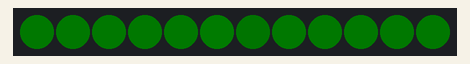
Bench run of a sketch on a simulated ESP8266 (NodeMCU). Parts: 12 RGB LEDs in strip order, left to right. Dim RGB values are drawn brighter than linear; random numbers use the default seed unless the sketch sets one.

Above: at 0.45 s.
At 5.5 s:
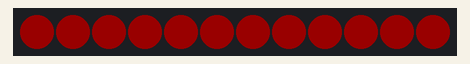
At 9.69 s:
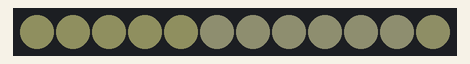
At 20.02 s:
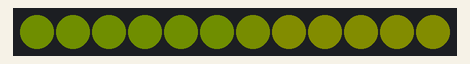
At 29.51 s:
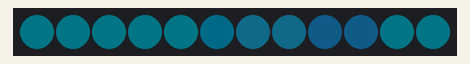
At 39.53 s:
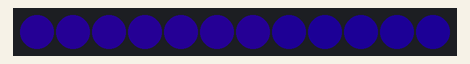

The sketch:

ring-test.ino
```cpp
#include <Adafruit_NeoPixel.h> // https://github.com/adafruit/Adafruit_NeoPixel

#define PIN D7
#define STRIPSIZE 12

bool mode = 1;

// Parameter 1 = number of pixels in strip
// Parameter 2 = pin number (most are valid)
// Parameter 3 = pixel type flags, add together as needed:
//   NEO_KHZ800  800 KHz bitstream (most NeoPixel products w/WS2812 LEDs)
//   NEO_KHZ400  400 KHz (classic 'v1' (not v2) FLORA pixels, WS2811 drivers)
//   NEO_GRB     Pixels are wired for GRB bitstream (most NeoPixel products)
//   NEO_RGB     Pixels are wired for RGB bitstream (v1 FLORA pixels, not v2)
Adafruit_NeoPixel strip = Adafruit_NeoPixel(STRIPSIZE, PIN, NEO_GRB + NEO_KHZ800);

void setup() {
  strip.begin();
  strip.setBrightness(25);  // Lower brightness and save eyeballs!
  strip.show(); // Initialize all pixels to 'off'

  if(random(0, 1000) < 500 ) {
      mode = ! mode;
  }
}

int r = 0;
int g = 0;
int b = 0;

void loop() {
  setColor(255, 0, 0);    // red
  setColor(0, 255, 0);    // green
  setColor(0, 0, 255);    // blue
  setColor(255, 255, 0);  // yellow
  setColor(80, 0, 80);    // purple
  setColor(0, 255, 255);  // aqua
}


void setColor(int red, int green, int blue) {
  while ( r != red || g != green || b != blue ) {
    if ( r < red ) r += 1;
    if ( r > red ) r -= 1;

    if ( g < green ) g += 1;
    if ( g > green ) g -= 1;

    if ( b < blue ) b += 1;
    if ( b > blue ) b -= 1;

    _setColor();

    if( mode ) {
      delay(10);
    } else {
      delay(30);
    }
  }
}
int i = 0;
#define PREV(x) ( (x)==0)?STRIPSIZE-1: (x)-1
void _setColor() {
  // for each pixel set color to red. Wait 100ms between each individual pixel.

      int p = PREV(i);
      int pp = PREV(p);
      strip.setPixelColor(i, strip.Color(g, r, b));
      if( ! mode ) {
        strip.setPixelColor(p, strip.Color(g/2, r/2, b/2));

        strip.setPixelColor(pp, strip.Color(0, 0, 0));
      }
      strip.show();
  if(++i ==  STRIPSIZE ) {
    i = 0;
  }

}
```
